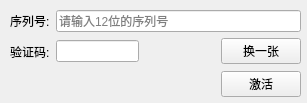
<?xml version="1.0" encoding="UTF-8"?>
<ui version="4.0">
 <class>IlnCardForm</class>
 <widget class="QWidget" name="IlnCardForm">
  <property name="geometry">
   <rect>
    <x>0</x>
    <y>0</y>
    <width>307</width>
    <height>103</height>
   </rect>
  </property>
  <property name="windowTitle">
   <string>爱辽宁服务激活</string>
  </property>
  <property name="windowIcon">
   <iconset resource="lnnunetworkhelper.qrc">
    <normaloff>:/LnnuNetworkHelper/Network.ico</normaloff>:/LnnuNetworkHelper/Network.ico</iconset>
  </property>
  <widget class="QWidget" name="layoutWidget">
   <property name="geometry">
    <rect>
     <x>10</x>
     <y>10</y>
     <width>291</width>
     <height>87</height>
    </rect>
   </property>
   <layout class="QGridLayout" name="gridLayout">
    <item row="0" column="0">
     <widget class="QLabel" name="label">
      <property name="text">
       <string>序列号:</string>
      </property>
     </widget>
    </item>
    <item row="0" column="1" colspan="3">
     <widget class="QLineEdit" name="iln_card_number_le">
      <property name="toolTip">
       <string/>
      </property>
      <property name="inputMask">
       <string/>
      </property>
      <property name="text">
       <string/>
      </property>
      <property name="placeholderText">
       <string>请输入12位的序列号</string>
      </property>
     </widget>
    </item>
    <item row="1" column="0">
     <widget class="QLabel" name="label_2">
      <property name="text">
       <string>验证码:</string>
      </property>
     </widget>
    </item>
    <item row="1" column="1">
     <widget class="QLineEdit" name="iln_card_vcode_le"/>
    </item>
    <item row="1" column="2">
     <widget class="QLabel" name="iln_card_picture">
      <property name="minimumSize">
       <size>
        <width>70</width>
        <height>30</height>
       </size>
      </property>
      <property name="text">
       <string/>
      </property>
     </widget>
    </item>
    <item row="1" column="3">
     <widget class="QPushButton" name="iln_card_reget_button">
      <property name="text">
       <string>换一张</string>
      </property>
     </widget>
    </item>
    <item row="2" column="0" colspan="3">
     <spacer name="horizontalSpacer">
      <property name="orientation">
       <enum>Qt::Horizontal</enum>
      </property>
      <property name="sizeHint" stdset="0">
       <size>
        <width>218</width>
        <height>20</height>
       </size>
      </property>
     </spacer>
    </item>
    <item row="2" column="3">
     <widget class="QPushButton" name="iln_card_active_button">
      <property name="text">
       <string>激活</string>
      </property>
     </widget>
    </item>
   </layout>
  </widget>
 </widget>
 <resources>
  <include location="lnnunetworkhelper.qrc"/>
 </resources>
 <connections/>
</ui>
